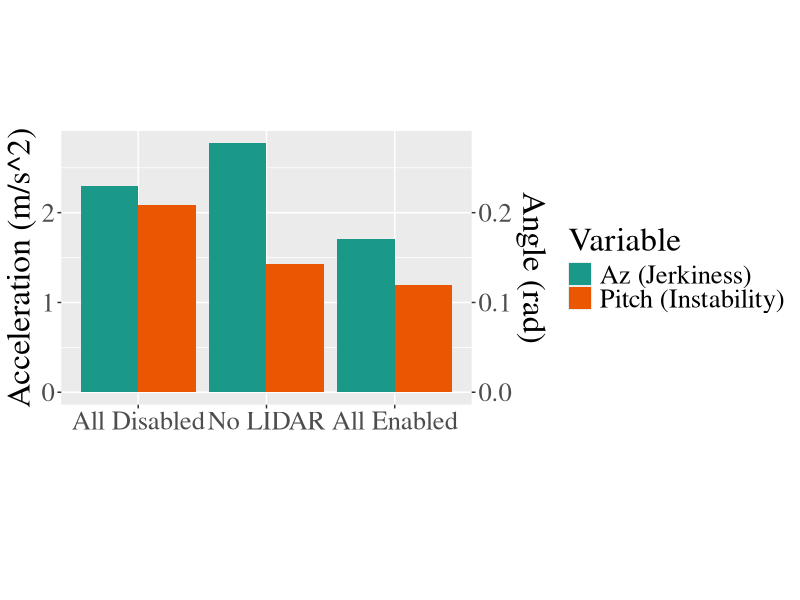

R code for this plot:
rm(list=ls())

library(ggplot2)

col_names <-  c("micros", "gx", "gy", "gz", "ax", "ay", "az")
gravity <- 9.81

complementary_filter <- function(df) {
    df$pitch <- df$micros
    df$roll <- df$micros

    df$pitch[1] <- atan2(df$ax[1], df$az[1])
    df$roll[1] <- atan2(df$ay[1], df$az[1])

    for (i in 2:nrow(df)) {
        dt <- (df$seconds[i] - df$seconds[i-1])
        decay <- exp(-dt/0.2)

        df$pitch[i] <- (1-decay)*atan2(df$ax[i], df$az[i]) + decay*df$pitch[i-1] + dt*(-df$gy[i])
        df$roll[i] <- (1-decay)*atan2(df$ay[i], df$az[i]) + decay*df$roll[i-1] + dt*df$gx[i]
    }

    return(df)
}

all_enabled <- read.table("logs/Setup 2/2025-04-06T15-08-53-005173 all enabled.csv", sep=",", col.names=col_names)
all_enabled$seconds <- all_enabled$micros / 1e6
all_enabled <- complementary_filter(all_enabled)
all_enabled <- subset(all_enabled, seconds > 39.5 & seconds < 48)

# plot <- ggplot(all_enabled, aes(x=seconds)) +
#     geom_line(aes(y=ax, color="X acceleration")) +
#     geom_line(aes(y=ay, color="Y acceleration")) +
#     geom_line(aes(y=az-9.81, color="Z acceleration")) +
#     geom_line(aes(y=gx, color="Roll velocity")) +
#     geom_line(aes(y=gy, color="Pitch velocity")) +
#     geom_line(aes(y=pitch, color="Pitch")) +
#     geom_line(aes(y=roll, color="Roll"))
# print(plot)

all_enabled_var <- apply(all_enabled, 2, var)


no_lidar <- read.table("logs/Setup 2/2025-04-06T15-25-16-316221 no lidar.csv", sep=",", col.names=col_names)
no_lidar$seconds <- no_lidar$micros / 1e6
no_lidar <- complementary_filter(no_lidar)
no_lidar <- subset(no_lidar, seconds > 132 & seconds < 139)

# plot <- ggplot(no_lidar, aes(x=seconds)) +
#     geom_line(aes(y=ax, color="X acceleration")) +
#     geom_line(aes(y=ay, color="Y acceleration")) +
#     geom_line(aes(y=az-9.81, color="Z acceleration")) +
#     geom_line(aes(y=gx, color="Roll velocity")) +
#     geom_line(aes(y=gy, color="Pitch velocity"))
# print(plot)

no_lidar_var <- apply(no_lidar, 2, var)


all_disabled <- read.table("logs/Setup 2/2025-04-06T14-59-06-890147 all disabled.csv", sep=",", col.names=col_names)
all_disabled$seconds <- all_disabled$micros / 1e6
all_disabled <- complementary_filter(all_disabled)
all_disabled <- subset(all_disabled, seconds > 31 & seconds < 37)

# plot <- ggplot(all_disabled, aes(x=seconds)) +
#     geom_line(aes(y=ax, color="X acceleration")) +
#     geom_line(aes(y=ay, color="Y acceleration")) +
#     geom_line(aes(y=az-9.81, color="Z acceleration")) +
#     geom_line(aes(y=gx, color="Roll velocity")) +
#     geom_line(aes(y=gy, color="Pitch velocity"))
# print(plot)

all_disabled_var <- apply(all_disabled, 2, var)


gyro_scale = 5
angle_scale = 10

# Long dataframe - good for plotting
variances <- data.frame(which=rep(c("All Enabled", "No LIDAR", "All Disabled"), each=length(col_names)+3), Variable=rep(c(col_names, "seconds", "pitch", "roll"), 3), val=c(all_enabled_var, no_lidar_var, all_disabled_var))
variances <- subset(variances, Variable!="micros" & Variable!="seconds")
variances$val <- sqrt(variances$val)
variances$val <- variances$val * rep(c(gyro_scale, gyro_scale, gyro_scale, 1, 1, 1, angle_scale, angle_scale), 3)

variances_raw <- subset(variances, Variable!="pitch" & Variable !="roll" & Variable !="gz")
variances_filtered <- subset(variances, Variable=="pitch" | Variable =="roll")


raw_palette <- c("#c43048", "#bd4122", "#c46527", "#164eb6", "#574de4")

plot <- ggplot(variances_raw, aes(x=which, y=val, fill=Variable)) + geom_col(position="dodge") + xlab("") + theme(text=element_text(size=24)) + scale_fill_manual(values=raw_palette) +
    scale_y_continuous(
        name="Acceleration (m/s^2)",
        sec.axis = sec_axis(transform=~./gyro_scale, name="Angular Velocity (rad/s)")
    )
#print(plot)

plot <- ggplot(variances_filtered, aes(x=which, y=val, fill=Variable)) + geom_col(position="dodge") + xlab("") + theme(text=element_text(size=24)) +
    scale_y_continuous(
        name="Attitude (rad)"
    )
#print(plot)

variances_presentation <- subset(variances, Variable %in% c("az", "pitch"))
plot <- ggplot(variances_presentation, aes(x=factor(which, level=c("All Disabled", "No LIDAR", "All Enabled")), y=val, fill=Variable)) +
    geom_col(position="dodge") + xlab("") + theme(text=element_text(family="serif", size=24)) + coord_fixed(0.7) +
    scale_fill_manual(labels=c("Az (Jerkiness)", "Pitch (Instability)"), values=c("#1a9988", "#eb5600")) +
    scale_y_continuous(
        name="Acceleration (m/s^2)",
        sec.axis = sec_axis(transform=~./angle_scale, name="Angle (rad)")
    )
print(plot)